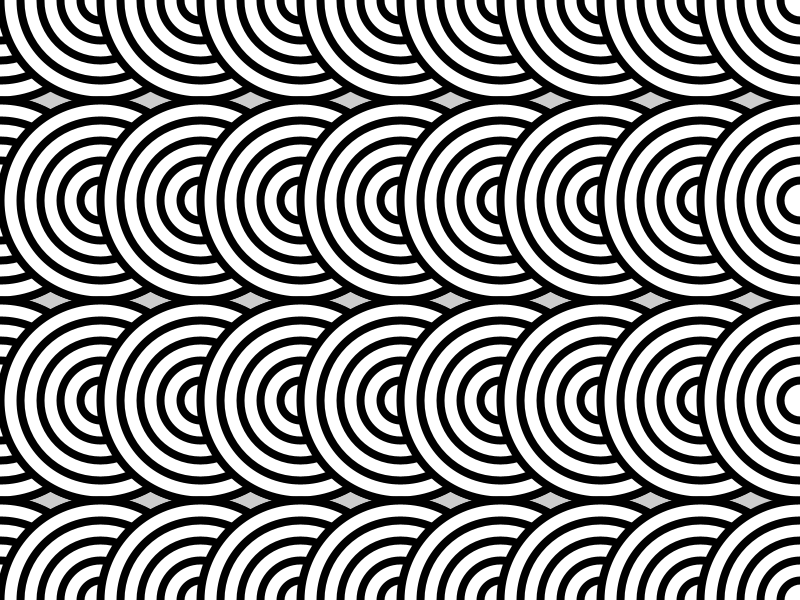
Frame 1 (no input)
Frame 60 (the mouse pressed at the canvas centre just before this capture): identical to frame 1, image omitted
Frame 120 (the mouse held since frame 60 and released just before this capture): identical to frame 1, image omitted

The Processing sketch that drew this single still picture (run headless with seeded random() and noise(); from frame 60 on, the mouse is pressed at the canvas centre):

// Processing sketch: chap_4_circles_2
// ── chap_4_circles_2.pde

int offset = 0;

void setup () {
  size( 800, 600);

  for (int y = 0; y <= height; y += 100) {
    for (int x = 0; x <= width; x += 100) {
      circles(x - offset, y + offset);
    }
    if (offset == 0) offset = 100;
    else offset = 0;
  } 
}

void draw () {
}

void circles (int x, int y) {

  stroke(0);
  strokeWeight(8);

  fill(255);
  circle(x, y, 200);
  circle(x, y, 160);
  circle(x, y, 120);
  circle(x, y, 80);
  circle(x, y, 40);
}
